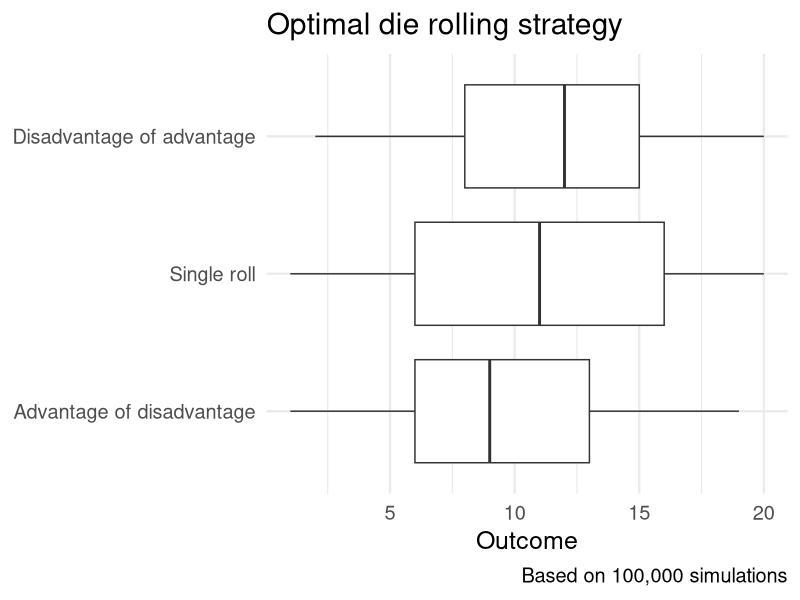
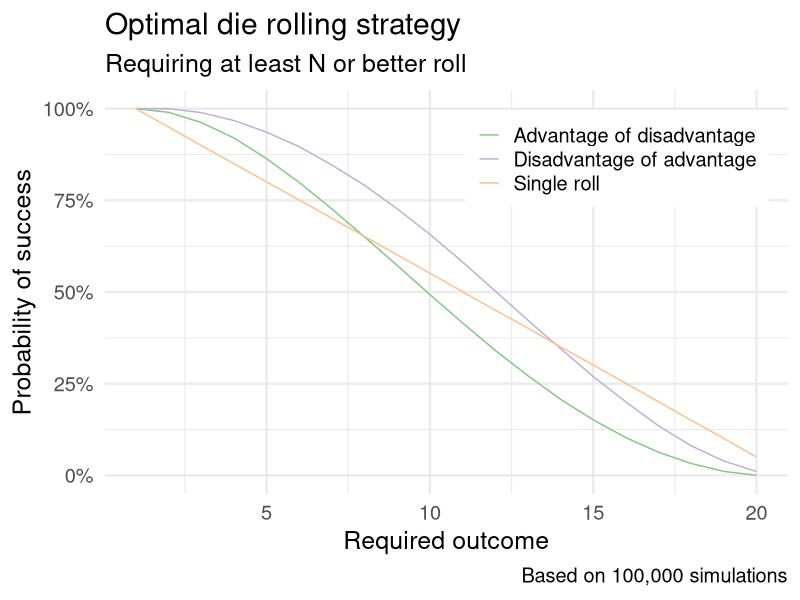

Reproduce these figures in R, in order.
## ---- chunk 1
knitr::opts_chunk$set(cache = TRUE)
options(digits = 4)
## ---- chunk 2
library(tidyverse)
library(glue)
set.seed(123)

theme_set(theme_minimal(base_size = 18))
## ---- chunk 3
# constants
n_sides <- 20
n_sim <- 1e05

# advantage function
advantage <- function(n_sides = 20) {
  # roll twice, keep the higher value
  roll <- sample.int(n = n_sides, size = 2)
  roll <- roll[which.max(roll)]
  
  return(roll)
}

# disadvantage function
disadvantage <- function(n_sides = 20) {
  # roll twice, keep the lower value
  roll <- sample.int(n = n_sides, size = 2)
  roll <- roll[which.min(roll)]
  
  return(roll)
}

# advantage of disadvantage function
adv_dis <- function(n_sides = 20) {
  # roll twice with disadvantage and then keep the higher result
  roll <- c(disadvantage(), disadvantage())
  roll <- roll[which.max(roll)]
  
  return(roll)
}

# disadvantage of advantage function
dis_adv <- function(n_sides = 20) {
  # roll twice with advantage and then keep the lower result
  roll <- c(advantage(), advantage())
  roll <- roll[which.min(roll)]
  
  return(roll)
}

# single roll
single_roll <- function(n_sizes = 20) {
  # roll the N-sided die once
  sample.int(n = n_sides, size = 1)
}
## ---- chunk 4
# simulate a bunch of rolls
rolls <- tibble(
  .id = 1:n_sim
) %>%
  mutate(`Advantage of disadvantage` = map_dbl(.id, adv_dis),
         `Disadvantage of advantage` = map_dbl(.id, dis_adv),
         `Single roll` = map_dbl(.id, single_roll)) %>%
  # collect outcomes into a tidy format
  pivot_longer(cols = -.id, names_to = "type_roll", values_to = "outcome")
## ---- chunk 5
# expected value of each method
rolls %>%
  group_by(type_roll) %>%
  summarize(exp_val = mean(outcome)) %>%
  knitr::kable(col.names = c("Strategy", "Expected value"))

ggplot(data = rolls, mapping = aes(x = fct_reorder(type_roll, outcome), y = outcome)) +
  geom_boxplot() +
  coord_flip() +
  labs(
    title = "Optimal die rolling strategy",
    caption = glue("Based on {scales::comma(n_sim)} simulations"),
    x = NULL,
    y = "Outcome"
  )
## ---- chunk 6
# which is optimal method for needing to roll N or better
n_better <- function(req_out = 10, rolls_df) {
  rolls_df %>%
    mutate(success = outcome >= req_out)
}

rolls_by_n <- tibble(
  n = 1:20
) %>%
  mutate(results = map(n, n_better, rolls_df = rolls)) %>%
  unnest(cols = c(results)) %>%
  group_by(n, type_roll) %>%
  summarize(success = mean(success))
## ---- chunk 7
ggplot(
  data = rolls_by_n,
  mapping = aes(x = n, y = success, color = type_roll)
) +
  geom_line() +
  scale_y_continuous(labels = scales::percent) +
  scale_color_brewer(type = "qual") +
  labs(
    title = "Optimal die rolling strategy",
    subtitle = "Requiring at least N or better roll",
    caption = glue("Based on {scales::comma(n_sim)} simulations"),
    x = "Required outcome",
    y = "Probability of success",
    color = NULL
  ) +
  theme(
    legend.position = c(.75, .83),
    legend.background = element_rect(fill = "white", size = 0)
  )
